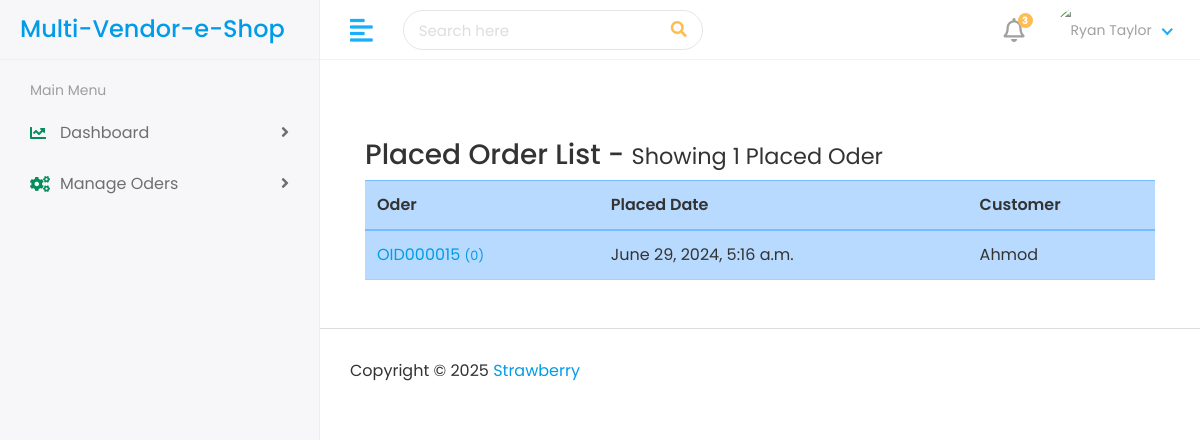
The app's page /admin-panel/placed-oder-list/ (signed in), older data.
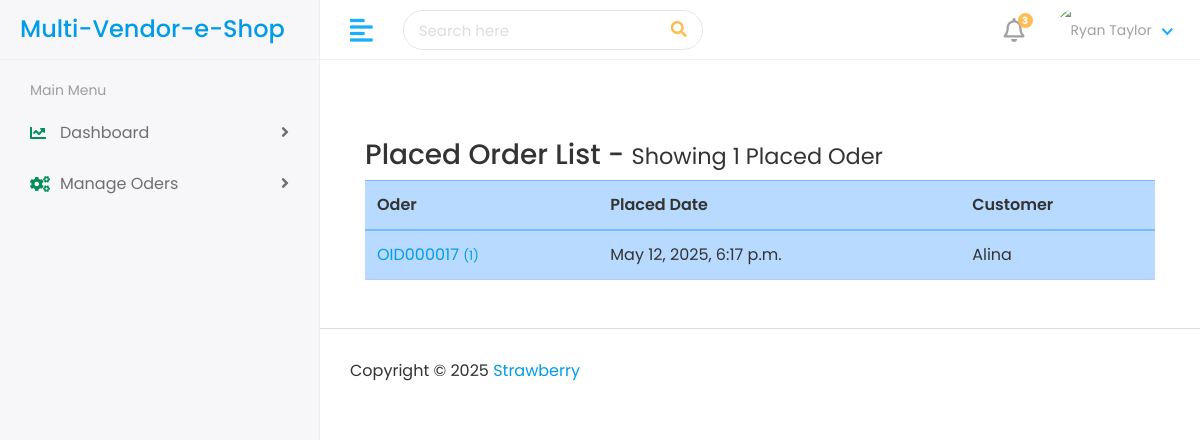
The same page, newer data.
### products/models.py (models this page shows, shortened)
class PlacedOder(models.Model):
    STATUS = [
        ("Oder Recived", "Oder Recived"),
        ("Oder Packed", "Oder Packed"),
        ("Oder OnTheWay", "Oder OnTheWay"),
        ("Oder Shipped", "Oder Shipped"),
    ]
    user = models.ForeignKey("accounts.CustomUser", on_delete=models.CASCADE)
    shipping_address = models.ForeignKey(
        CustomerAddress, on_delete=models.DO_NOTHING, related_name="shipping_address"
    )
    sub_total_price = models.FloatField(blank=True, null=True)
    status = models.CharField(max_length=50, choices=STATUS, default="Oder Recived")
    paid = models.BooleanField(default=False)
    placed_date = models.DateTimeField(auto_now_add=True)
    order_number = models.CharField(max_length=12, blank=True, null=True)

### accounts/models.py (models this page shows, shortened)
class CustomUser(AbstractBaseUser, PermissionsMixin):
    USER_ROLE = [
        ('1', 'Customer'),
        ('2', 'Editor'),
        ('3', 'Vendor'),
    ]
    email = models.EmailField(unique=True)
    first_name = models.CharField(max_length=30)
    last_name = models.CharField(max_length=30)
    mobile = models.PositiveIntegerField()
    user_role = models.CharField(choices=USER_ROLE, default=1, max_length=20)
    date_joined = models.DateTimeField(default=timezone.now)
    is_active = models.BooleanField(default=True)
    is_staff = models.BooleanField(default=True)
    objects = CustomUserManager()
    USERNAME_FIELD = 'email'
    REQUIRED_FIELDS = ['first_name', 'last_name','mobile']

### AdminPanel/views.py (the view)
# urls.py: path('admin-panel/placed-oder-list/', views.show_placed_oder_list, name='show_placed_oder_list'),
@login_required(login_url='user_login')
def show_placed_oder_list(request):
    placed_oder_list = PlacedOder.objects.all()
    context={
        'placed_oder_list':placed_oder_list
    }
    return render(request, 'admin-panel/placed-oder-list.html', context)

### templates/admin-panel/placed-oder-list.html (shortened to what this page needs)
{% extends "admin-panel/admin-base.html" %}
{% load static %}
{% block admin-body %}
<div class="container my-5">
    <div class="head-area">
        <h3>Placed Order List - <small>Showing {{placed_oder_list|length}} Placed Oder</small></h3>
    </div>
    <div class="table-responsive">
        <table class="table table-primary">
            <thead>
                <tr>
                    <th scope="col">Oder</th>
                    <th scope="col">Placed Date</th>
                    <th scope="col">Customer</th>
                </tr>
            </thead>
            <tbody>
                {% for oder in placed_oder_list %}
                    <tr class="">
                        <td scope="row"><a href="{% url 'show_placed_oder_item_list' oder.id %}">{{oder.order_number}} <small>({{oder.order_items.count}})</small></a></td>
                        <td>{{oder.placed_date}}</td>
                        <td>{{oder.user.first_name}}</td>
                    </tr>
                {% endfor %}
            </tbody>
        </table>
    </div>
</div>
{% endblock admin-body %}

### templates/admin-panel/admin-base.html (shortened to what this page needs)
{% load static %}
<!DOCTYPE html>
<html lang="en">
  <head>
    <link
      rel="stylesheet"
      href="{% static 'admin-panel/assets/plugins/bootstrap/css/bootstrap.min.css' %}"
    />
    <link
      rel="stylesheet"
      href="{% static 'admin-panel/assets/plugins/fontawesome/css/fontawesome.min.css' %}"
    />
    <link
      rel="stylesheet"
      href="{% static 'admin-panel/assets/plugins/fontawesome/css/all.min.css' %}"
    />
    <link rel="stylesheet" href="{% static 'admin-panel/assets/css/style.css' %}" />
    <link rel="stylesheet" href="https://cdnjs.cloudflare.com/ajax/libs/font-awesome/4.7.0/css/font-awesome.min.css">
  </head>
  <body>
    <div class="main-wrapper">
      {% include 'admin-panel/includes/header.html' %}
      {% include 'admin-panel/includes/sidebar.html' %}
      <div class="page-wrapper">
        <div class="content container-fluid">
          {% block admin-body %}{% endblock admin-body %}
        </div>
        {% include 'admin-panel/includes/footer.html' %}
      </div>
    </div>
  </body>
</html>

### templates/admin-panel/includes/header.html (shortened to what this page needs)
{% load static %}
<div class="header">
   <div class="header-left">
     <a href="{% url 'home' %}" class="logo">
       <h4 class="mt-2 mb-2">Multi-Vendor-e-Shop</h4>
     </a>
   </div>
   <a href="javascript:void(0);" id="toggle_btn">
     <i class="fas fa-align-left"></i>
   </a>
   <div class="top-nav-search">
     <form>
       <input type="text" class="form-control" placeholder="Search here" />
       <button class="btn" type="submit">
         <i class="fas fa-search"></i>
       </button>
     </form>
   </div>
   <ul class="nav user-menu">
     <li class="nav-item dropdown noti-dropdown">
       <a href="#" class="dropdown-toggle nav-link" data-toggle="dropdown">
         <i class="far fa-bell"></i>
         <span class="badge badge-pill">3</span>
       </a>
     </li>
     <li class="nav-item dropdown has-arrow">
       <a href="#" class="dropdown-toggle nav-link" data-toggle="dropdown">
         <span class="user-img"
           ><img
             class="rounded-circle"
             src="{% static 'assets/img/profiles/avataaars.png' %}"
             width="31"
             alt="Ryan Taylor"
         /></span>
       </a>
     </li>
   </ul>
 </div>

### templates/admin-panel/includes/sidebar.html (shortened to what this page needs)
{% load static %}
<div class="sidebar" id="sidebar">
  <div class="sidebar-inner slimscroll">
    <div id="sidebar-menu" class="sidebar-menu">
      <ul>
        <li class="menu-title">
          <span>Main Menu</span>
        </li>
        <li class="">
          <a href="{% url 'dashboard' %}"
            ><i class="fas fa-solid fa-chart-line" style="color: #068e5a;"></i> <span> Dashboard</span>
            <span class="menu-arrow"></span
          ></a>
        </li>
        <li class="submenu">
          <a href="#">
            <i class="fas fa-solid fa-gears" style="color: #068e5a;"></i> <span>Manage Oders</span><span class="menu-arrow"></span>
          </a>
        </li>
      </ul>
    </div>
  </div>
</div>

### templates/admin-panel/includes/footer.html
{% load static %}
    <footer>
       <p>Copyright © 2025   <a href="#"> Strawberry </a></p>
    </footer>

Row changes from the older to the newer data that the page shows:
removed PlacedOder: order_number "OID000015", order_items.count "0", placed_date "June 29, 2024, 5:16 a.m.", user.first_name "Ahmod"
added PlacedOder: order_number "OID000017", order_items.count "1", placed_date "May 12, 2025, 6:17 p.m.", user.first_name "Alina"
